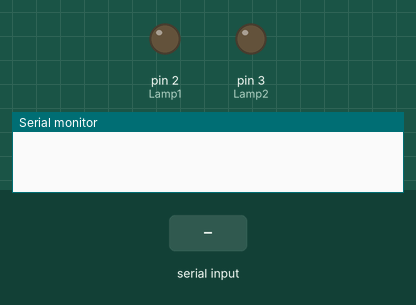
The sketch below on a simulated Arduino Uno, built with avr-gcc and run on an emulated ATmega328P. Shown: output pins drawn as LEDs (lit = HIGH), the last lines printed to the serial monitor. Inputs (shaded band) come from the test bench.

Above: at 1.2 s.
1.3 s: "1" received over the second serial link
At 2.5 s:
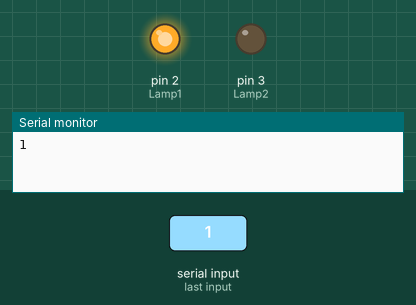
2.8 s: "2" received over the second serial link
At 3.7 s:
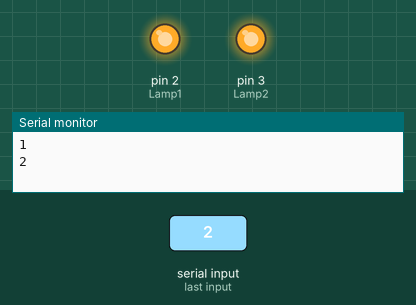
4.3 s: "A" received over the second serial link
At 4.8 s:
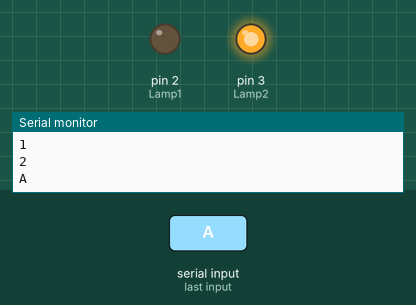
Timing chart, 0 to 7.3 s (numbered marks = the images above; inputs shaded):
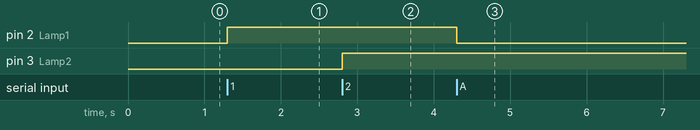

Measured:
- after the input at 1.3 s, pin 2 (Lamp1): LOW → HIGH at once
- after the input at 2.8 s, pin 3 (Lamp2): LOW → HIGH at once
- after the input at 4.3 s, pin 2 (Lamp1): HIGH → LOW at once

The sketch:

Lamp_With_Relay.ino
```cpp
#include <SoftwareSerial.h>
SoftwareSerial mySerial(10, 11); //Pin10 RX , Pin 11 TX connected to--> Bluetooth TX,RX
#define Lamp1 2
#define Lamp2 3

//If Out to active Low change ON 0 and OFF 1
//If Out to active High change ON 1 and OFF 0
#define ON 1
#define OFF 0

char val;
String statusLamp1,statusLamp2;

void setup() {
  // put your setup code here, to run once:

  pinMode(Lamp1,OUTPUT);digitalWrite (Lamp1,OFF);
  pinMode(Lamp2,OUTPUT);digitalWrite (Lamp2,OFF);

  mySerial.begin(9600);
  Serial.begin(9600);

}

void loop() {
  // put your main code here, to run repeatedly:
  //cek data serial from bluetooth android App

  if( mySerial.available() >0 ) {
        val = mySerial.read();
    Serial.println(val);
  }
  //Lamp is on
  if( val == '1' ) {
      digitalWrite(Lamp1,ON); statusLamp1="1";
      }
  else if( val == '2' ) {
      digitalWrite(Lamp2,ON); statusLamp2="2";
      }

  //Lamp is off
  else if( val == 'A' ) {
    digitalWrite(Lamp1,OFF); statusLamp1="A";
    }
  else if( val == 'B' ) {
    digitalWrite(Lamp2,OFF); statusLamp2="B";
}

  //synchronize Arduino to APK
  else if( val == 'S' ) {
  //send data to android apk
      delay(500);
      mySerial.println(statusLamp1+statusLamp2+"J"); //delay(500);
      val=' ';
  }
}
```
